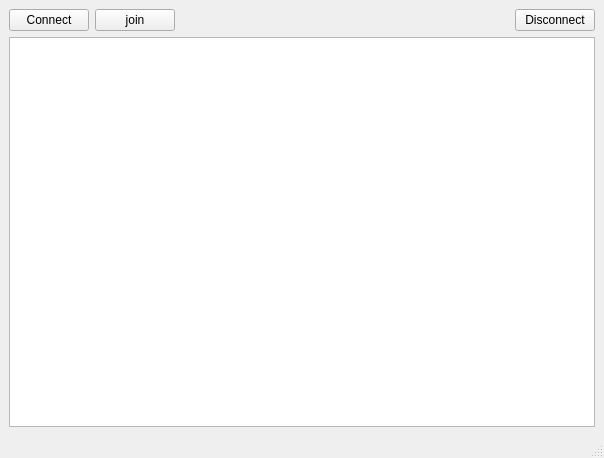
<?xml version="1.0" encoding="UTF-8"?>
<ui version="4.0">
 <class>MainWindow</class>
 <widget class="QMainWindow" name="MainWindow">
  <property name="geometry">
   <rect>
    <x>0</x>
    <y>0</y>
    <width>604</width>
    <height>458</height>
   </rect>
  </property>
  <property name="windowTitle">
   <string>MainWindow</string>
  </property>
  <widget class="QWidget" name="centralwidget">
   <layout class="QVBoxLayout" name="verticalLayout">
    <item>
     <layout class="QHBoxLayout" name="horizontalLayout">
      <item>
       <widget class="QPushButton" name="m_connectButton">
        <property name="text">
         <string>Connect</string>
        </property>
       </widget>
      </item>
      <item>
       <widget class="QPushButton" name="m_joinButton">
        <property name="text">
         <string>join</string>
        </property>
       </widget>
      </item>
      <item>
       <spacer name="horizontalSpacer">
        <property name="orientation">
         <enum>Qt::Horizontal</enum>
        </property>
        <property name="sizeHint" stdset="0">
         <size>
          <width>40</width>
          <height>20</height>
         </size>
        </property>
       </spacer>
      </item>
      <item>
       <widget class="QPushButton" name="m_disconnectButton">
        <property name="text">
         <string>Disconnect</string>
        </property>
       </widget>
      </item>
     </layout>
    </item>
    <item>
     <widget class="QTextEdit" name="m_output"/>
    </item>
   </layout>
  </widget>
  <widget class="QMenuBar" name="menubar">
   <property name="geometry">
    <rect>
     <x>0</x>
     <y>0</y>
     <width>604</width>
     <height>25</height>
    </rect>
   </property>
  </widget>
  <widget class="QStatusBar" name="statusbar"/>
 </widget>
 <resources/>
 <connections/>
</ui>
